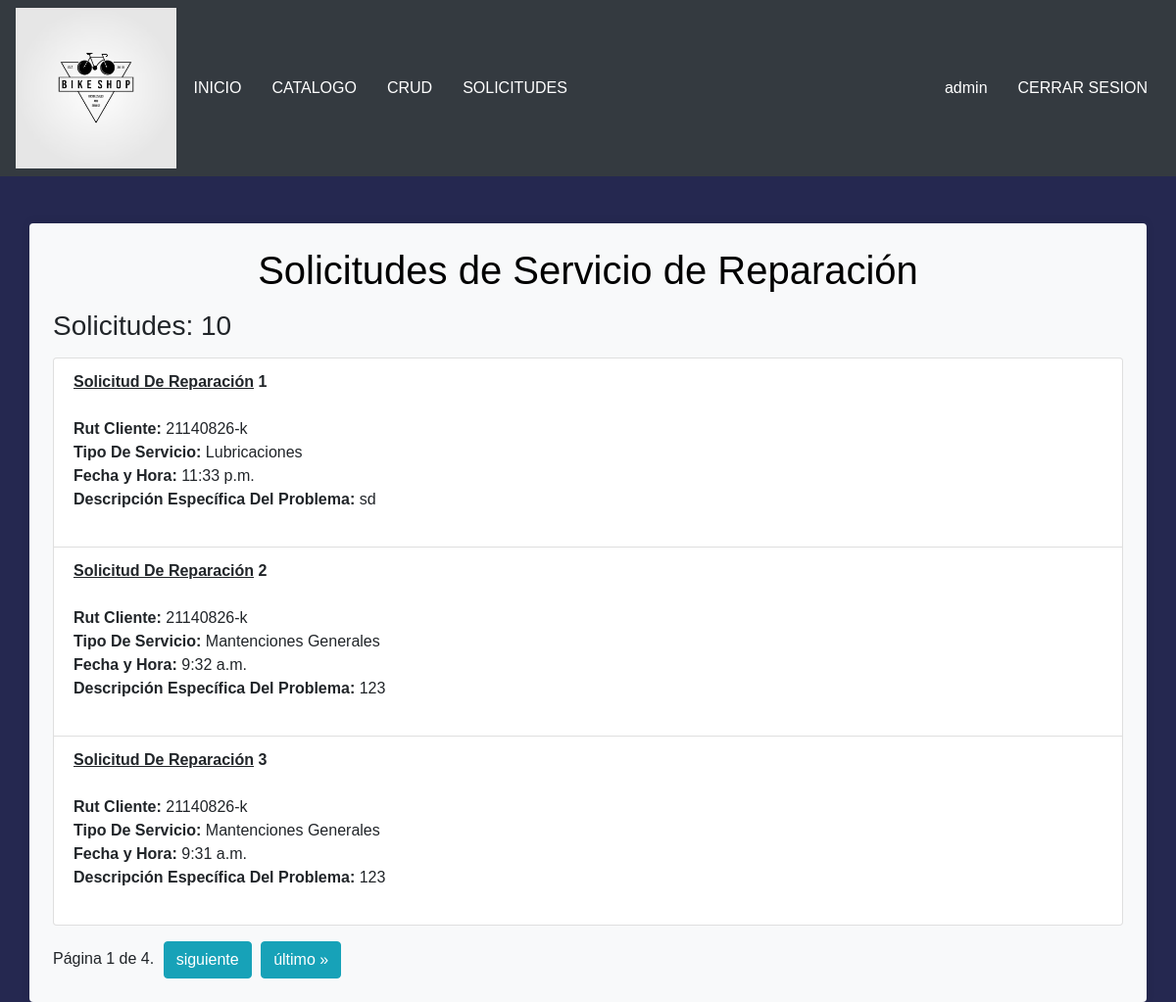
The app's page /solicitudes/ (signed in) with its own data.
### alumnos/models.py (models this page shows, shortened)
class Reparacion(models.Model):
    id_reparacion = models.AutoField(primary_key=True)
    rut = models.CharField(max_length=100)
    servicio = models.CharField(max_length=100)
    hora_entrega = models.TimeField()
    descripcion = models.CharField(max_length=255)
    estado = models.ForeignKey(Estado, on_delete=models.CASCADE, db_column='id_estado')
    usuario = models.ForeignKey(Cliente, on_delete=models.CASCADE, db_column='id_cliente')

### alumnos/views.py (the view)
# urls.py: path('solicitudes/', views.lista_solicitudes, name='solicitudes'),
def lista_solicitudes(request):
    if request.user.is_staff == False:
        return redirect(index)
    solicitudes_list = Reparacion.objects.all()
    paginator = Paginator(solicitudes_list, 3)  # Número de objetos por página
    page_number = request.GET.get('page')
    solicitudes_reparacion = paginator.get_page(page_number)
    total_solicitudes = solicitudes_list.count()
    return render(request, 'alumnos/solicitudes.html', {
        'solicitudes_reparacion': solicitudes_reparacion,
        'total_solicitudes': total_solicitudes,
    })

### alumnos/templates/alumnos/solicitudes.html (shortened to what this page needs)
{% extends "alumnos/base.html" %}
{% block content %}
<div class="container bg-light rounded p-4 mt-4">
    <h1 class="text-center titulo-reparacion">Solicitudes de Servicio de Reparación</h1>
    <div id="contenedorSolicitudes" class="mt-3">
        <h3>Solicitudes: {{ total_solicitudes }}</h3>
    </div>
    <ul id="listaSolicitudes" class="list-group mt-3">
        {% for solicitud in solicitudes_reparacion %}
            <li class="list-group-item">
                <strong><u>Solicitud De Reparación</u> {{ forloop.counter }}</strong><br><br>
                <b>Rut Cliente:</b> {{ solicitud.rut }}<br>
                <b>Tipo De Servicio:</b> {{ solicitud.servicio }}<br>
                <b>Fecha y Hora:</b> {{ solicitud.hora_entrega }}<br>
                <b>Descripción Específica Del Problema:</b> {{ solicitud.descripcion }}<br>
                <br>
            </li>
        {% endfor %}
    </ul>
    <div class="pagination mt-3">
        <span class="step-links">
            <span class="current">
                Página {{ solicitudes_reparacion.number }} de {{ solicitudes_reparacion.paginator.num_pages }}.
            </span>
            {% if solicitudes_reparacion.has_next %}
                <a href="?page={{ solicitudes_reparacion.next_page_number }}" class="btn btn-info" style="text-decoration: none;">siguiente</a>
                <a href="?page={{ solicitudes_reparacion.paginator.num_pages }}" class="btn btn-info" style="text-decoration: none;">último &raquo;</a>
            {% endif %}
        </span>
    </div>
</div>
{% endblock %}

### alumnos/templates/alumnos/base.html (shortened to what this page needs)
{% load static %}
<!DOCTYPE html>
<html lang="en">
  <head>
    <link rel="stylesheet" href="https://cdn.jsdelivr.net/npm/bootstrap@4.6.2/dist/css/bootstrap.min.css" />
    <link rel="stylesheet" type="text/css" href="{% static 'css/index.css' %}" />
    <link rel="stylesheet" href="https://unpkg.com/leaflet@1.7.1/dist/leaflet.css" />
    <link rel="stylesheet" href="{% static 'css/arrendar.css' %}">
    <link rel="stylesheet" type="text/css" href="{% static 'css/style_form.css' %}">
    <link rel="stylesheet" type="text/css" href="{% static 'css/style_reparaciones.css' %}" />
    <link rel="stylesheet" href="{% static 'css/style_botones.css' %}" />
    <link rel="stylesheet" href="{% static 'css/style_carrito.css' %}">
    <link rel="stylesheet" href="{% static 'css/perfil.css' %}">
  </head>
  <body>
    <nav class="navbar navbar-expand-lg navbar-dark bg-dark">
      <div class="logo">
        <a href="/" style="margin: 0 !important;">
          <img src="{% static 'img/logo_bici.png' %}" alt="" class="img-fluid" />
        </a>
      </div>
      <div class="collapse navbar-collapse" id="navbarNav">
        <ul class="navbar-nav">
          <li class="nav-item active">
            <a class="btn" href="/">INICIO<span class="sr-only">(current)</span></a>
          </li>
          <li class="nav-item active">
            <a class="btn" href="{% url 'catalogo' %}">CATALOGO</a>
          </li>
          {% if user.is_staff %}
          <li class="nav-item active">
            <a class="btn" href="{% url 'bicicleta_list' %}">CRUD</a>
          </li>
          <li class="nav-item active">
            <a class="btn" href="{% url 'solicitudes' %}">SOLICITUDES</a>
          </li>
          {% endif %}
        </ul>
        <ul class="navbar-nav ml-auto">
          {% if nombre_usuario != None and request.user.is_authenticated == False %}
            <li class="nav-item active">
              <a class="btn" href="{% url 'ver_carrito' %}"><svg version="1.1" xmlns="http://www.w3.org/2000/svg" width="32" height="32" viewBox="0 0 32 32">
                <path d="M12 29c0 1.657-1.343 3-3 3s-3-1.343-3-3c0-1.657 1.343-3 3-3s3 1.343 3 3z"></path>
                <path d="M32 29c0 1.657-1.343 3-3 3s-3-1.343-3-3c0-1.657 1.343-3 3-3s3 1.343 3 3z"></path>
                <path d="M32 16v-12h-24c0-1.105-0.895-2-2-2h-6v2h4l1.502 12.877c-0.915 0.733-1.502 1.859-1.502 3.123 0 2.209 1.791 4 4 4h24v-2h-24c-1.105 0-2-0.895-2-2 0-0.007 0-0.014 0-0.020l26-3.98z"></path>
                </svg></a>
            </li>
            <li class="nav-item active">
              <a class="btn " href="{% url 'perfil' %}">{{nombre_usuario}}</a>
            </li>
            <li class="nav-item active">
              <a class="btn" href="{% url 'cerrar_sesion' %}">CERRAR SESION</a>
            </li>
          {% elif user.is_staff %}
          <li class="nav-item active">
            <a class="btn " href="{% url 'perfil' %}">{{user}}</a>
          </li>
          <li class="nav-item active">
            <a class="btn" href="{% url 'cerrar_sesion' %}">CERRAR SESION</a>
          </li>
          {% endif %}
        </ul>
      </div>
    </nav>
    <br>
    {% block content %}{% endblock %}
  </body>
</html>

### alumnos/static/css/index.css (style rules this page uses)
.btn { color: white; }
.logo { margin: 0; padding: 0; width: 3%; height: 10%; }
@media only screen  and (min-device-width:200px) and (max-device-width:1000px) { .logo { height: 15%; width: 14%; } }
a { margin-left: 5px !important; }
body { background-color: #252850; }
a { color: white; font-family: 'Franklin Gothic Medium', 'Arial Narrow', Arial, sans-serif; }
.titulo-reparacion { color: black; }
.container.bg-light { background-color: rgba(255, 255, 255, 0.8); box-shadow: 0 0 10px rgba(0, 0, 0, 0.1); }

### alumnos/static/css/style_reparaciones.css (style rules this page uses)
body { font-family: Arial, sans-serif; }

### alumnos/static/css/perfil.css (style rules this page uses)
h1, p { color: white; }

### records on screen
Reparacion: rut "21140826-k", servicio "Lubricaciones", hora_entrega "11:33 p.m.", descripcion "sd"
Reparacion: rut "21140826-k", servicio "Mantenciones Generales", hora_entrega "9:32 a.m.", descripcion "123"
Reparacion: rut "21140826-k", servicio "Mantenciones Generales", hora_entrega "9:31 a.m.", descripcion "123"

### other values on screen
{{ user }} "admin"
{{ total_solicitudes }} "10"
{{ solicitudes_reparacion.number }} "1"
{{ solicitudes_reparacion.paginator.num_pages }} "4"
